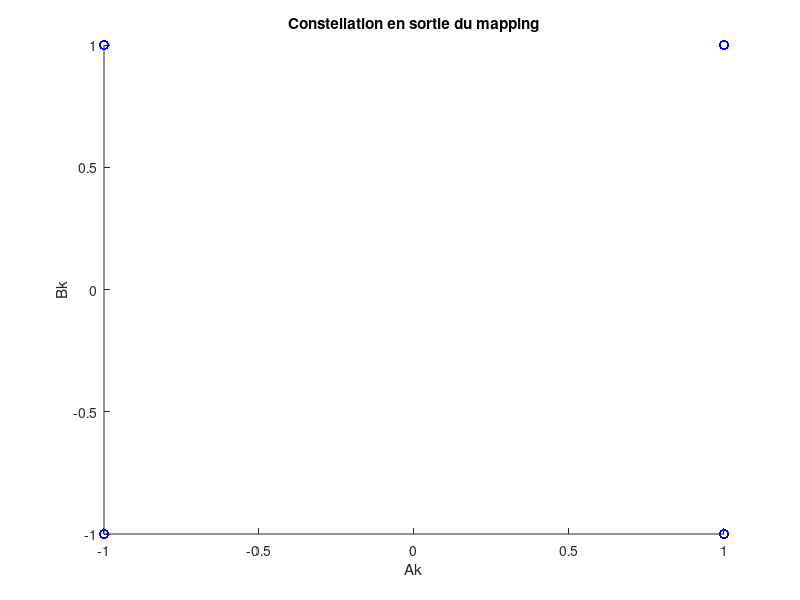

The MATLAB script that drew this image: (Note: this script raises an error after producing the figure.)
Rb=3000; % débit binaire
Fp = 2e3; % fréquence porteuse
Fe = 24e3;
Fe_pbe = 6e3; % fréquence d'échantillonnage

NBBITS=50000;
Bits=randi([0 1], NBBITS, 1);

EbN0_db=0:1:6; % rapport signal à bruit en Db
EbN0=10.^(EbN0_db/10); % en rapport


%% CONSTANTES
ROLL_OFF=0.35;
L=10;
M=4; % ordre de la modulation

% Initialisation des constantes du programme
Te = 1 / Fe; % Temps d'échantillonage
Te_pbe = 1 / Fe_pbe;
Tb=1/Rb; % Temps binaire
Ts=Tb*log2(M); % Temps symbole
Ns=round(Ts/Te); % Facteur de sur-échantillonage
Ns_pbe = round(Ts/Te_pbe);

%% MAPPING
% mapping de gray
% 0 0 -> I=-1, Q=-1
% 0 1 -> I=-1, Q=1
% 1 1 -> I=1, Q=1
% 1 0 -> I=1, Q=-1
Ak = 2*Bits(1:2:end) - 1;
Bk = 2*Bits(2:2:end) - 1;
Dk = Ak + 1i*Bk;
figure
hold on
plot(Ak, Bk, "bo")
title("Constellation en sortie du mapping")
xlabel("Ak")
ylabel("Bk")
mapping = Dk;

%% MODULATEUR BANDE DE BASE
B = rcosdesign(ROLL_OFF, L, Ns, 'sqrt');
u = zeros(1, Ns);
u(1) = 1;
k = kron(Dk', u);
k = [k, zeros(1, L/2*Ns)];
h_bdb_r=filter(B, 1, k); % signal bande de base
h_bdb=h_bdb_r(L/2*Ns+1:end); % suppression des valeurs nulles à cause du retard du filtre
temps = linspace(0, (length(Dk)-1)*Ts, length(h_bdb));  

B = rcosdesign(ROLL_OFF, L, Ns_pbe, 'sqrt');
u = zeros(1, Ns_pbe);
u(1) = 1;
k = kron(Dk', u);
k = [k, zeros(1, L/2*Ns_pbe)];
h_bdb_r_pbe=filter(B, 1, k); % signal bande de base
h_bdb_pbe=h_bdb_r_pbe(L/2*Ns_pbe+1:end); % suppression des valeurs nulles à cause du retard du filtre
temps_bde = linspace(0, (length(Dk)-1)*Ts, length(h_bdb_pbe));  

figure 
hold on
plot(temps_bde, real(h_bdb_pbe))
plot(temps_bde, imag(h_bdb_pbe))
xlabel("Temps (s)")
ylabel("Signal")
legend("En phase", "En quadrature")
title("Signal transmis en bande de base")


%% PASSAGE SUR PORTEUSE
h_p=h_bdb.*exp(2i*pi*Fp*temps); % signal transporté sur porteuse
h_p=real(h_p);

%% Tracé des DSP
figure
hold on
dsp = pwelch(h_p, [],[],[],Fe,'twosided');
ech_freq=linspace(-Fe/2, Fe/2, length(dsp));
semilogy(ech_freq, fftshift(dsp));
dsp = pwelch(h_bdb_pbe, [],[],[],Fe_pbe,'twosided');
ech_freq=linspace(-Fe_pbe/2, Fe_pbe/2, length(dsp));
semilogy(ech_freq, fftshift(dsp));
legend('Sur porteuse', 'Enveloppe complexe');
grid("on");
yscale('log')
title('DSP')

TEB_porteuse = zeros(length(EbN0), 1); % vecteur des TEB
TEB_theorique = zeros(length(EbN0), 1); % vecteur des TEB
TEB_passebaseq = zeros(length(EbN0), 1); % vecteur des TEB


for j=1:length(EbN0)
    ebn0 = EbN0(j);
    TEB_theorique(j) = qfunc(sqrt(4*EbN0(j))*sin(pi/M)); % Es=2*Eb et TEB = TES/log2(M)
    h_bruiteP = bruit(h_p, Ns, M, ebn0);
    h_bruitePBE = bruit_complexe(h_bdb_pbe, Ns_pbe, M, ebn0);

    %% Démodulation
    I = 2*h_bruiteP.*cos(2*pi*Fp*temps);
    Q = 2*h_bruiteP.*sin(2*pi*Fp*temps);
    I = [I, zeros(1, L/2*Ns)];
    Q = [Q, zeros(1, L/2*Ns)];
    B = rcosdesign(ROLL_OFF, L, Ns, "sqrt");
    I_filtre = filter(B, 1, I);
    Q_filtre = filter(B, 1, Q);
    Hr = I_filtre - 1i*Q_filtre;
    Hr = Hr(L/2*Ns+1:end);

    %% Décision symboles
    seuilR = 0; % seuil sur la partie réelle
    seuilI = 0; % seuil sur la partie imaginaire
    NbSym = length(Dk);
    Hr_ech = Hr(1:Ns:end);
    DecAk = real(Hr_ech) > seuilR;
    DecBk = imag(Hr_ech) < seuilI;


    BitsDecodes = zeros(NBBITS, 1);
    %% Dé-mapping
    for i=1:length(DecAk)
       if DecAk(i)
           BitsDecodes(2*i-1) = 1;
       end
       if DecBk(i)
           BitsDecodes(2*i) = 1;
       end
    end
    TEB_porteuse(j) = sum(BitsDecodes ~= Bits) / NBBITS;

    h_bruitePBE = [h_bruitePBE, zeros(1, L/2*Ns_pbe)];
    B = rcosdesign(ROLL_OFF, L, Ns_pbe, "sqrt");
    Hr = filter(B, 1, h_bruitePBE);
    Hr = Hr(L/2*Ns_pbe+1:end);

    %% Décision symboles
    seuilR = 0; % seuil sur la partie réelle
    seuilI = 0; % seuil sur la partie imaginaire
    NbSym = length(Dk);
    Hr_ech = Hr(1:Ns_pbe:end);
    figure
    hold on
    plot(real(Hr_ech), imag(Hr_ech), "r*")
    title(strcat("Constellation pour Eb/N0=", strcat(num2str(EbN0_db(j)), "db")))
    xlabel("Ak")
    ylabel("Bk")
    DecAk = real(Hr_ech) > seuilR;
    DecBk = imag(Hr_ech) < seuilI;


    BitsDecodes = zeros(NBBITS, 1);
    %% Dé-mapping
    for i=1:length(DecAk)
       if DecAk(i)
           BitsDecodes(2*i-1) = 1;
       end
       if DecBk(i)
           BitsDecodes(2*i) = 1;
       end
    end
    TEB_passebaseq(j) = sum(BitsDecodes ~= Bits) / NBBITS;

end

%% Trace du TEB
figure 
hold on
semilogy(EbN0_db, TEB_porteuse)
semilogy(EbN0_db, TEB_theorique)
semilogy(EbN0_db, TEB_passebaseq, "r-*")
legend("Porteuse exp", "Théorique", "Passe base eq exp")
title("TEB de la QPSK en fonction du bruit")
xlabel("Eb/N0 (db)")
ylabel("TEB")
yscale('log')
grid("on")
xticks(EbN0_db)